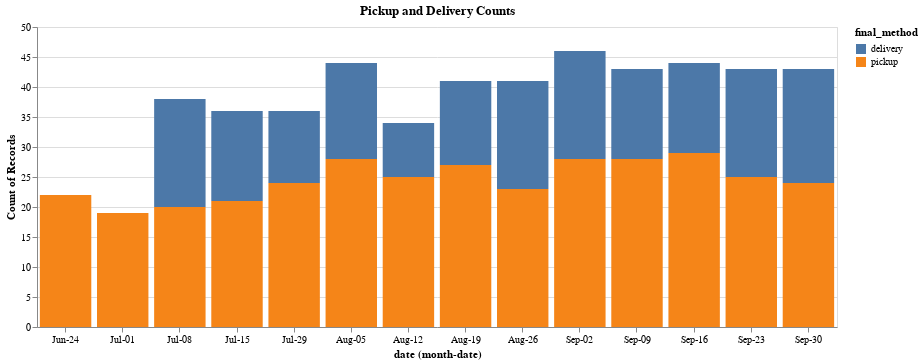

The cell this chart's notebook holds for it:
### Markdown cell above
### Stacked bar chart
To stack, you can just add the `color` property...

### Code cell
alt.Chart(df[mask]).mark_bar().encode(
    x=alt.X('monthdate(date):O', axis=alt.Axis(format='%b-%d')),
    y='count():Q',
    color='final_method'
).properties(title='Pickup and Delivery Counts', width=800)

### Figure 1 — Vega-Lite specification as saved in the notebook (floating-point values rounded to 4 significant figures; data arrays with more than 128 entries replaced by an {"elided": "..."} marker saying what was removed)
{"config": {"view": {"continuousWidth": 400, "continuousHeight": 300}}, "data": {"name": "data-2d7fc4e2ded173004e68b30ad2bd637b"}, "mark": "bar", "encoding": {"color": {"field": "final_method", "type": "nominal"}, "x": {"axis": {"format": "%b-%d"}, "field": "date", "timeUnit": "monthdate", "type": "ordinal"}, "y": {"aggregate": "count", "type": "quantitative"}}, "title": "Pickup and Delivery Counts", "width": 800, "$schema": "https://vega.github.io/schema/vega-lite/v4.17.0.json", "datasets": {"data-2d7fc4e2ded173004e68b30ad2bd637b": {"elided": "530 records"}}}
